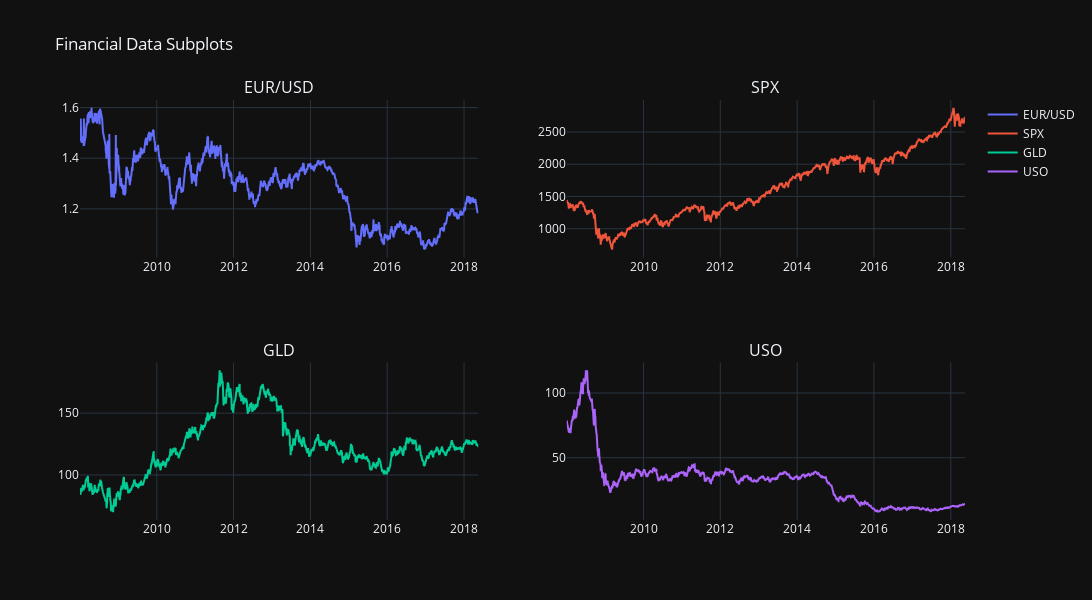

Notebook code cell kept with this figure:
### Code cell
# Create a subplot grid (2 rows, 2 columns)
fig = make_subplots(rows=2, cols=2, subplot_titles=["EUR/USD", "SPX", "GLD", "USO"])

# Add EUR/USD line plot (Row 1, Col 1)
fig.add_trace(go.Scatter(x=df["Date"], y=df["EUR/USD"], mode='lines', name="EUR/USD"), row=1, col=1)

# Add SPX line plot (Row 1, Col 2)
fig.add_trace(go.Scatter(x=df["Date"], y=df["SPX"], mode='lines', name="SPX"), row=1, col=2)

# Add GLD line plot (Row 2, Col 1)
fig.add_trace(go.Scatter(x=df["Date"], y=df["GLD"], mode='lines', name="GLD"), row=2, col=1)

# Add USO line plot (Row 2, Col 2)
fig.add_trace(go.Scatter(x=df["Date"], y=df["USO"], mode='lines', name="USO"), row=2, col=2)

# Update layout with dark theme
fig.update_layout(template="plotly_dark", height=600, width=1100, title_text="Financial Data Subplots")

# Show figure
fig.show()

### Figure 1 — Plotly figure (JSON) as saved in the notebook; plotly's stock layout.template omitted (floating-point values rounded to 4 significant figures; data arrays with more than 128 entries replaced by an {"elided": "..."} marker saying what was removed)
{"data": [{"mode": "lines", "name": "EUR/USD", "type": "scatter", "x": {"elided": "2290 str values"}, "xaxis": "x", "y": {"elided": "2290 float values"}, "yaxis": "y"}, {"mode": "lines", "name": "SPX", "type": "scatter", "x": {"elided": "2290 str values"}, "xaxis": "x2", "y": {"elided": "2290 float values"}, "yaxis": "y2"}, {"mode": "lines", "name": "GLD", "type": "scatter", "x": {"elided": "2290 str values"}, "xaxis": "x3", "y": {"elided": "2290 float values"}, "yaxis": "y3"}, {"mode": "lines", "name": "USO", "type": "scatter", "x": {"elided": "2290 str values"}, "xaxis": "x4", "y": {"elided": "2290 float values"}, "yaxis": "y4"}], "layout": {"annotations": [{"font": {"size": 16}, "showarrow": false, "text": "EUR/USD", "x": 0.225, "xanchor": "center", "xref": "paper", "y": 1, "yanchor": "bottom", "yref": "paper"}, {"font": {"size": 16}, "showarrow": false, "text": "SPX", "x": 0.775, "xanchor": "center", "xref": "paper", "y": 1, "yanchor": "bottom", "yref": "paper"}, {"font": {"size": 16}, "showarrow": false, "text": "GLD", "x": 0.225, "xanchor": "center", "xref": "paper", "y": 0.375, "yanchor": "bottom", "yref": "paper"}, {"font": {"size": 16}, "showarrow": false, "text": "USO", "x": 0.775, "xanchor": "center", "xref": "paper", "y": 0.375, "yanchor": "bottom", "yref": "paper"}], "height": 600, "title": {"text": "Financial Data Subplots"}, "width": 1100, "xaxis": {"anchor": "y", "domain": [0, 0.45]}, "xaxis2": {"anchor": "y2", "domain": [0.55, 1]}, "xaxis3": {"anchor": "y3", "domain": [0, 0.45]}, "xaxis4": {"anchor": "y4", "domain": [0.55, 1]}, "yaxis": {"anchor": "x", "domain": [0.625, 1]}, "yaxis2": {"anchor": "x2", "domain": [0.625, 1]}, "yaxis3": {"anchor": "x3", "domain": [0, 0.375]}, "yaxis4": {"anchor": "x4", "domain": [0, 0.375]}}}
